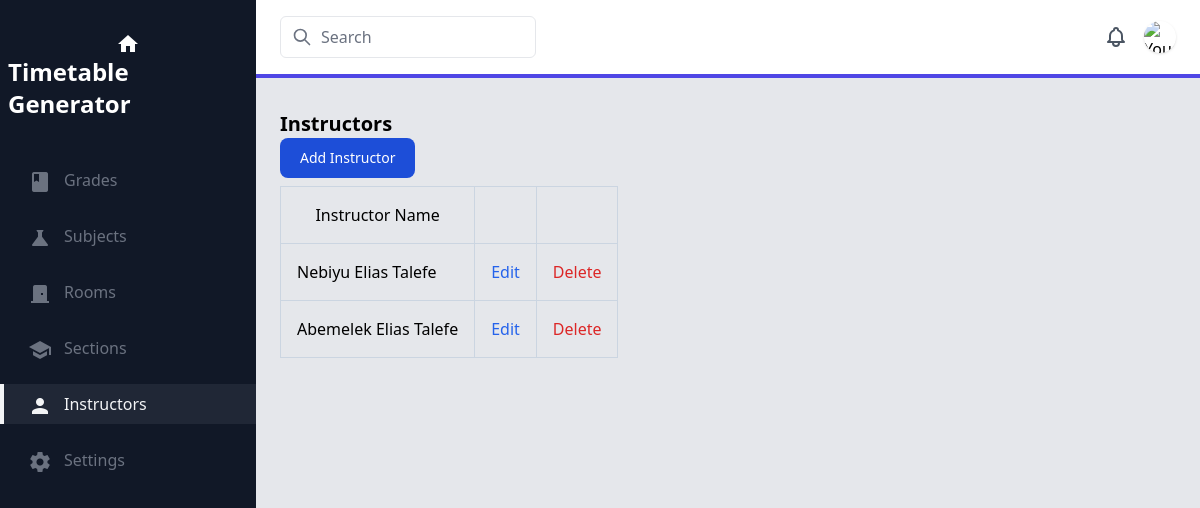
/instructors/, run on an earlier commit of the app's database.
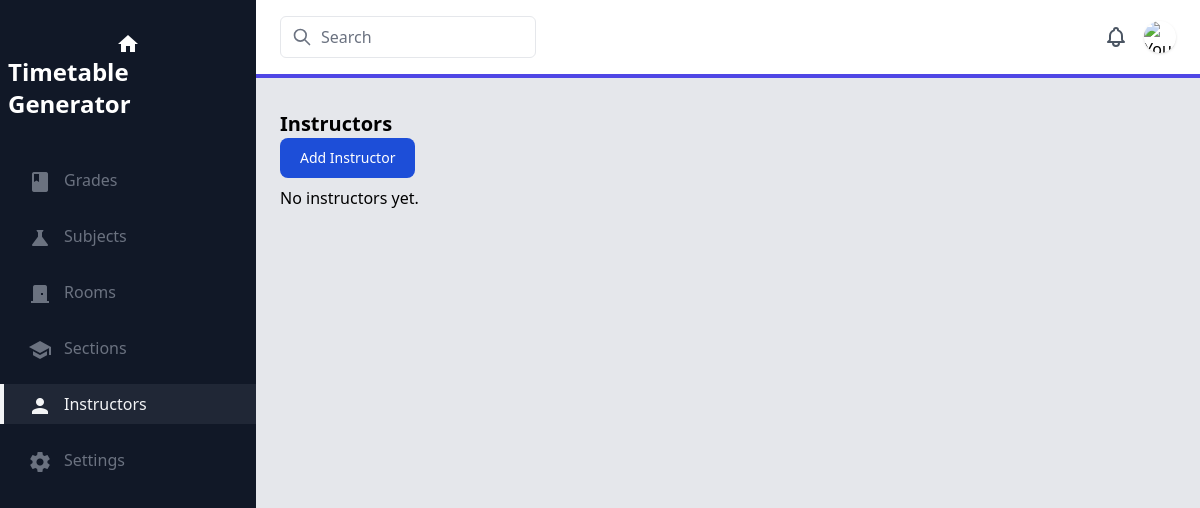
And on a later commit of the database.
### timetable/models.py (models this page shows, shortened)
class Instructor(models.Model):
    id = models.UUIDField(primary_key=True, default=uuid.uuid4, editable=False)
    name = models.CharField(max_length=500)

### timetable/views.py (the view)
# urls.py: path('instructors/', InstructorListView.as_view(), name='instructors'),
class InstructorListView(ListView):
    model = Instructor
    paginate_by = 10

### timetable/templatetags/startswith.py (called while the page is built)
@register.filter('startswith')
def startswith(text, starts):
    if isinstance(text, str):
        return text.startswith(starts)
    return False

### timetable/templates/timetable/instructor_list.html
{% extends 'timetable/base.html' %}
{% block main %}
<h1 class="text-xl font-bold">Instructors</h1>
<button onclick="location.href = '/instructors/create'" type="button"
    class="text-white bg-blue-700 hover:bg-blue-800 focus:ring-4 focus:ring-blue-300 font-medium rounded-lg text-sm px-5 py-2.5 text-center mr-2 mb-2 dark:bg-blue-600 dark:hover:bg-blue-700 dark:focus:ring-blue-800">
    Add Instructor
</button>
{% if object_list %}
<table class="border-collapse border border-slate-400 table-auto">
    <thead>
        <tr>
            <th class="border border-slate-300 font-medium p-4">Instructor Name</th>
            <th class="border border-slate-300 font-medium p-4"></th>
            <th class="border border-slate-300 font-medium p-4"></th>
        </tr>
    </thead>
    <tbody>
        {% for instructor in object_list %}
            <tr>
                <td class="border border-slate-300 p-4">{{instructor.name}}</td>
                <td class="border border-slate-300 p-4">
                    <a class="text-blue-600 hover:underline" href="/instructors/edit/{{instructor.pk}}">Edit</a>
                </td>
                <td class="border border-slate-300 p-4">
                    <a class="text-red-600 hover:underline" href="/instructors/delete/{{instructor.pk}}">Delete</a>
                </td>
            </tr>
        {% endfor %}
    </tbody>
</table>
{% else %}
<div>No instructors yet.</div>
{% endif %}
{% endblock main %}

What changed in the data, as far as the page shows it:
removed Instructor: name "Nebiyu Elias Talefe"
removed Instructor: name "Abemelek Elias Talefe"
Also different on the page:
text no longer shown: "Instructor Name"
text now shown: "No instructors yet."
